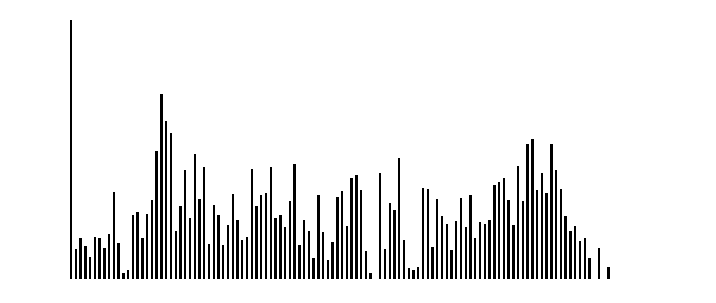
#> input picture DZO/01/histograms/peppers.png, 716 x 303 px, found by its file name
$ jupyter execute --allow-errors 04.ipynb
#> lines starting #> are read from the running program, lines starting #| are printed output that depends on the picture; after the words box and inside, x2 and y2 are one past the last pixel; in counts of white or black regions, pixels touching at a corner belong together
### Bilateral filter

[cell 1]
import numpy as np
import cv2
import matplotlib
from matplotlib import pyplot as plt
import seaborn as sns

def load_image(path):
    im = cv2.imread("./imgs/"+path)
    return im

def save_image(img, path):
    cv2.imwrite("./results/"+path, img)

### Loading test images

[cell 2]
arch = load_image("arch.png")
samurai = load_image("7samurai_s.jpg")
peppers = load_image("peppers.png")
#> call 3 of load_image, with path = 'peppers.png'
#> in load_image, im is the input picture: shape (303, 716, 3); 91.6% white; 111 black regions (3 under 20 px), largest, box (x1, y1, x2, y2) and area: (160, 94, 163, 279) 555, (70, 20, 72, 279) 518, (531, 139, 534, 279) 420
lena = load_image("lena.jpg")
museum = load_image("museum_s.jpg")

### Weight computations

[cell 3]
#space weight
def gaussian(sigma, k):
    v = []
    for i in range(k):
        l = i - k//2
        g = np.exp(-(l*l) / (2 * (sigma**2)))
        v.append(g)
    return v

[cell 4]
#range weight
def gaussianB(px,center,sigmab,log=False):
    diff = abs(px - center)
    if(log):
        diff = (np.log(px+1)-np.log(center+1))*255

    g = np.exp(-(diff*diff) / (2 * (sigmab**2)))
    return g

[cell 5]
### test normalizace
center = 181
log=False
sigmab = 10

v = []
m = []
for i in range(0,255):
    v.append(gaussianB(i,center,sigmab,True))
    m.append(gaussianB(i,center,sigmab,False))

plt.plot(v)
plt.plot(m)
plt.legend(["log","abs"])
print(v[163],m[163])
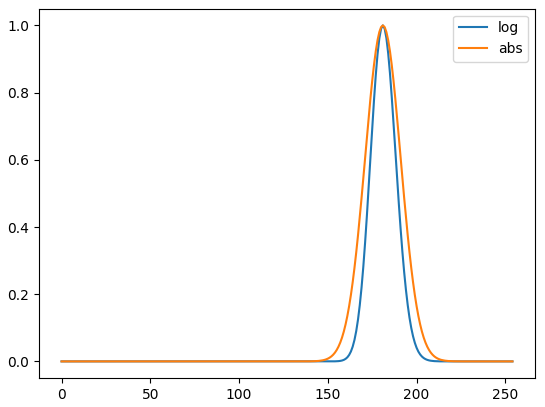
#> figure drawn by matplotlib, 1 panel; curve peaks at x = 181, y = 1; curve peaks at x = 181, y = 1

### Filtering

[cell 6]
def convolution(img,k,sigmaG, sigmab,log=False):
    n,m,c = img.shape
    final = np.zeros((n,m,c))
    half = k//2

    #space weight vector
    v = gaussian(sigmaG,k)
    v = np.outer(v,v) # not normalized


    for channel in range(c):
        # adding padding to edges
        d,e = np.pad(img[:,:,channel].copy(), half, 'reflect').shape
        im = img[:,:,channel].copy()
        #empty array for new data
        conv = np.zeros((n,m))

        for (x,y), pix in np.ndenumerate(np.zeros((n,m))):
            pix_val = 0.0
            W = 0.0
            center = im[x,y]
            for (k,l), val in np.ndenumerate(v):
                im_pos_x = abs(x-(k-half))
                im_pos_y = abs(y-(l-half))
                if(im_pos_x >= n):
                    im_pos_x += (n - im_pos_x - 1)
                if(im_pos_y >= m):
                    im_pos_y += (m - im_pos_y - 1)
                im_pix = im[im_pos_x,im_pos_y]
                gaussB = gaussianB(im_pix, center, sigmab, log)
                W += val*gaussB
                pix_val += im_pix * val * gaussB

            conv[x,y] = pix_val/W  #normalization factor


        # cutting of padding
        final[:,:,channel] = conv

    final = final.astype(int)
    return final

[cell 7]
f = gaussian(1.5,9)
